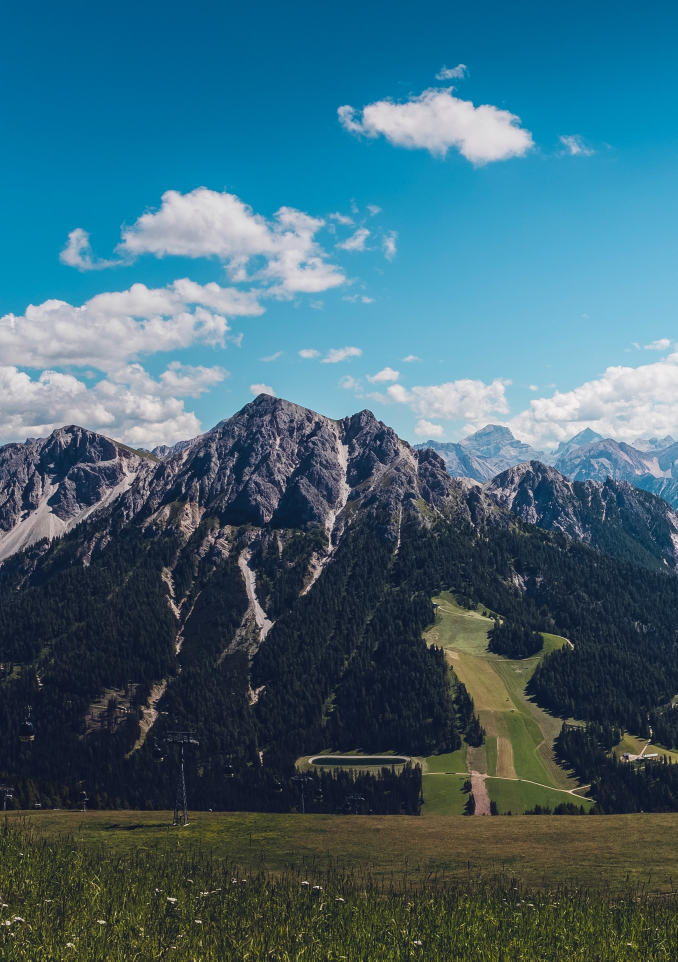
#> input picture test_panorama/panorama (2).jpg, 2032 x 2884 px (shown at 1/3 size)
$ python -i fuzzy_sfdsdfs.py   (imports and definitions only)
#> lines starting #> are read from the running program, lines starting #| are printed output that depends on the picture
import cv2
import numpy as np
import matplotlib.pyplot as plt


# In[12]:


# Gaussian Function:
def gaussian(x, mean, std):
    return np.exp(-0.5*np.square((x-mean)/std))

# Membership Functions:
def ExtremelyDark(x, M):
    return gaussian(x, -50, M/6)

def VeryDark(x, M):
    return gaussian(x, 0, M/6)

def Dark(x, M):
    return gaussian(x, M/2, M/6)

def SlightlyDark(x, M):
    return gaussian(x, 5*M/6, M/6)

def SlightlyBright(x, M):
    return gaussian(x, M+(255-M)/6, (255-M)/6)

def Bright(x, M):
    return gaussian(x, M+(255-M)/2, (255-M)/6)

def VeryBright(x, M):
    return gaussian(x, 255, (255-M)/6)

def ExtremelyBright(x, M):
    return gaussian(x, 305, (255-M)/6)


def output_fuzzy_set(x, f, M, thres):
    x = np.array(x)
    result = f(x, M)
    result[result > thres] = thres
    return result

def AggregateFuzzySets(fuzzy_sets):
    return np.max(np.stack(fuzzy_sets), axis=0)

def Infer(i, M, get_fuzzy_set=False):
    # Calculate degree of membership for each class
    VD = VeryDark(i, M)
    Da = Dark(i, M)
    SD = SlightlyDark(i, M)
    SB = SlightlyBright(i, M)
    Br = Bright(i, M)
    VB = VeryBright(i, M)

    # Fuzzy Inference:
    x = np.arange(-50, 306)
    Inferences = (
        output_fuzzy_set(x, ExtremelyDark, M, VD),
        output_fuzzy_set(x, VeryDark, M, Da),
        output_fuzzy_set(x, Dark, M, SD),
        output_fuzzy_set(x, Bright, M, SB),
        output_fuzzy_set(x, VeryBright, M, Br),
        output_fuzzy_set(x, ExtremelyBright, M, VB)
    )

    # Calculate AggregatedFuzzySet:
    fuzzy_output = AggregateFuzzySets(Inferences)

    # Calculate crisp value of centroid
    if get_fuzzy_set:
        return np.average(x, weights=fuzzy_output), fuzzy_output
    return np.average(x, weights=fuzzy_output)


# Proposed fuzzy method
def fuzzy_contrast_enhance(rgb_image):
    # Convert RGB to LAB
    lab = cv2.cvtColor(rgb_image, cv2.COLOR_RGB2LAB)
#> lab: shape (2884, 2032, 3); mean of channels 0, 1, 2 103.5, 123.4, 116.3

    # Get L channel
    l = lab[:, :, 0]
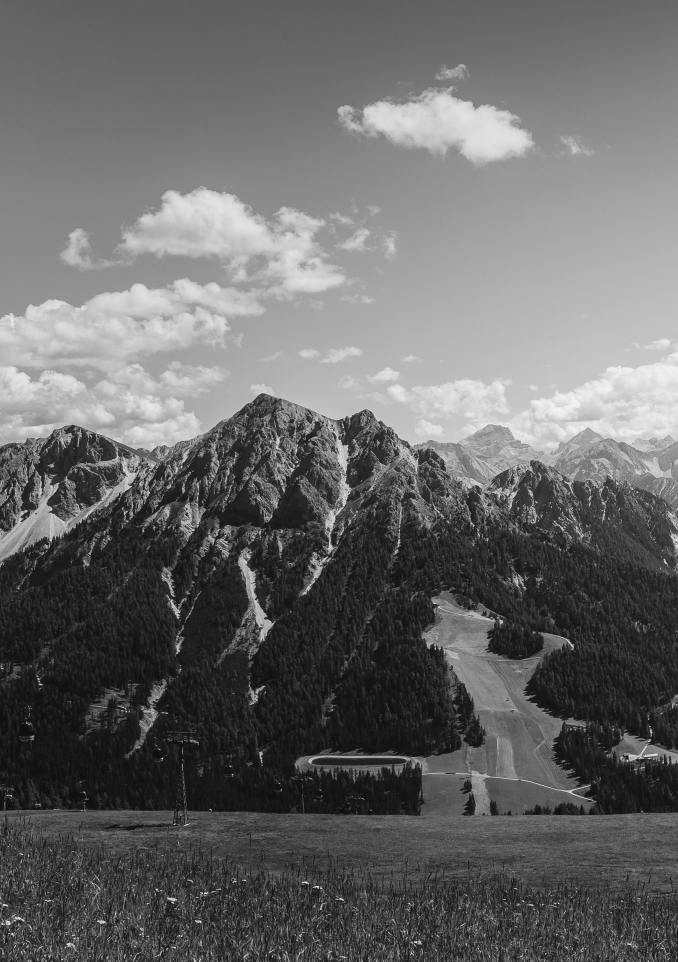
#> l: shape (2884, 2032) (shown at 1/3 size); min 1, max 254, mean 103.5

    # Calculate M value
    M = np.mean(l)
#> M = 103.5
    if M < 128:
        M = 127 - (127 - M)/2
#> M = 115.3
    else:
        M = 128 + M/2

    # Precompute the fuzzy transform
    x = list(range(-50,306))
    FuzzyTransform = dict(zip(x,[Infer(np.array([i]), M) for i in x]))
#> in Infer, `VD = VeryDark(i, M)`: VD = [0.0338]
#> in Infer, `Da = Dark(i, M)`: Da = [1.53e-07]
#> in Infer, `SD = SlightlyDark(i, M)`: SD = [2.81e-13]
#> in Infer, `SB = SlightlyBright(i, M)`: SB = [5.85e-15]
#> in Infer, `Br = Bright(i, M)`: Br = [7.35e-23]
#> in Infer, `VB = VeryBright(i, M)`: VB = [5.73e-38]
#> in output_fuzzy_set, `result = f(x, M)`: result = 356 values, max 1 at index 0, min 7.02e-75 at index 355, mean 0.069
#> in Infer, `fuzzy_output = AggregateFuzzySets(Inferences)`: fuzzy_output = 356 values, max 0.0338 at index 0, min 5.85e-15 at index 264, mean 0.00542
#> FuzzyTransform = 356 items

    # Apply the transform to l channel
    u, inv = np.unique(l, return_inverse = True)
#> u = 249 values from 1 to 254
    l = np.array([FuzzyTransform[i] for i in u])[inv].reshape(l.shape)
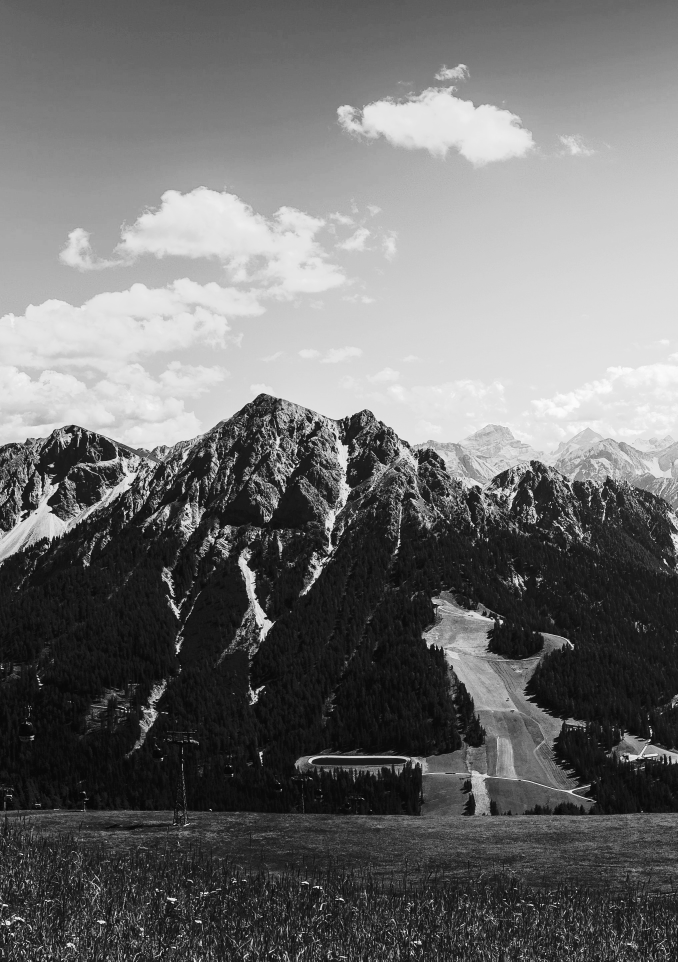
#> l: shape (2884, 2032) float64 (shown at 1/3 size); min -33.12, max 285, mean 105.5; drawn with min black and max white

    # Min-max scale the output L channel to fit (0, 255):
    Min = np.min(l)
#> Min = -33.12
    Max = np.max(l)
#> Max = 285
    lab[:, :, 0] = (l - Min)/(Max - Min) * 255
#> lab: shape (2884, 2032, 3); mean of channels 0, 1, 2 110.6, 123.4, 116.3

    # Convert LAB to RGB
    return cv2.cvtColor(lab, cv2.COLOR_LAB2RGB)
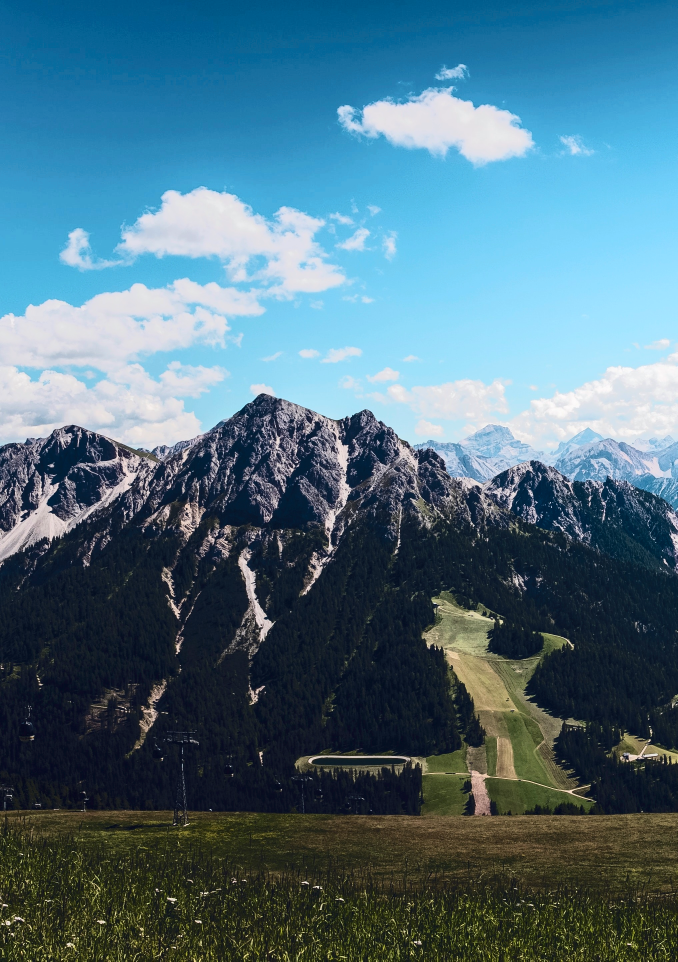
#> returned value: shape (2884, 2032, 3) (shown at 1/3 size); mean R, G, B 76.5, 110.9, 127

# Traditional method of histogram equalization
# [96 lines left out: functions HE, CLAHE, not called in this run]

>>> import cv2
>>> picture = cv2.cvtColor(cv2.imread('test_panorama/panorama (2).jpg'), cv2.COLOR_BGR2RGB)
>>> result = fuzzy_contrast_enhance(picture)

$ run again, on test_panorama/panorama (3).jpg
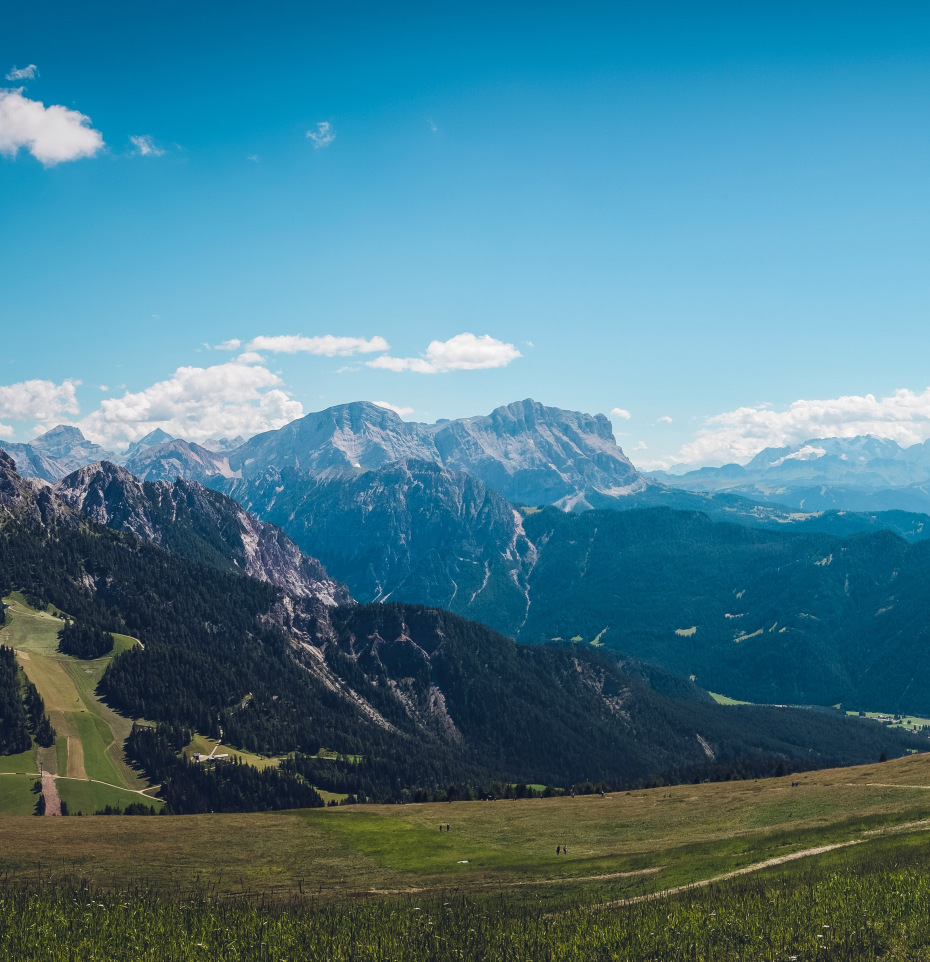
#> input picture test_panorama/panorama (3).jpg, 2789 x 2884 px (shown at 1/3 size)
#> in fuzzy_contrast_enhance, `M = np.mean(l)`: M = 123.9
#> in fuzzy_contrast_enhance, `M = 127 - (127 - M)/2`: M = 125.5
#> VD = [0.0573]
#> Da = [4.89e-07]
#> SD = [1.37e-12]
#> SB = [8.1e-19]
#> Br = [1.29e-27]
#> VB = [4.57e-44]
#> result = 356 values, max 1 at index 0, min 2.61e-63 at index 355, mean 0.075
#> fuzzy_output = 356 values, max 0.0573 at index 0, min 8.1e-19 at index 304, mean 0.00937
#> FuzzyTransform = 356 items
#> u = 247 values from 6 to 255
#> in fuzzy_contrast_enhance, `l = np.array([FuzzyTransform[i] for i in u])[inv].reshape(l.shape)`:
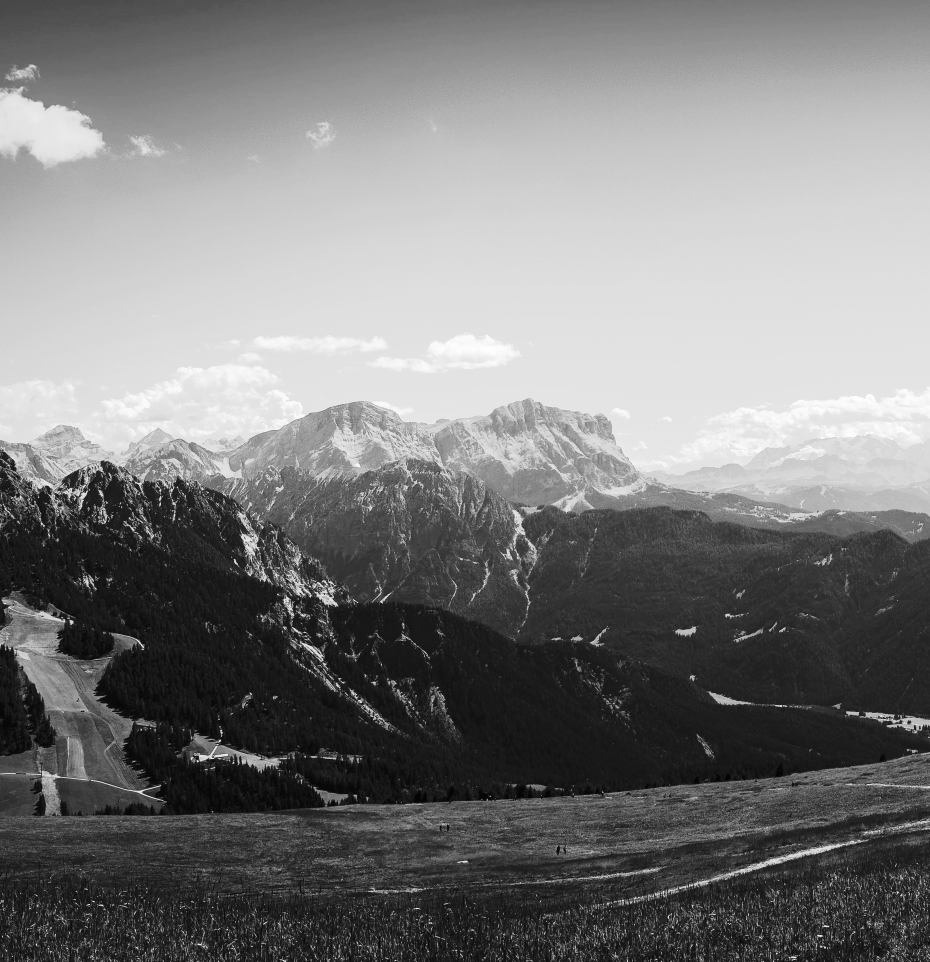
#> l: shape (2884, 2789) float64 (shown at 1/3 size); min -30.25, max 286.5, mean 124.9; drawn with min black and max white
#> Min = -30.25
#> Max = 286.5
#> in fuzzy_contrast_enhance, `return cv2.cvtColor(lab, cv2.COLOR_LAB2RGB)`:
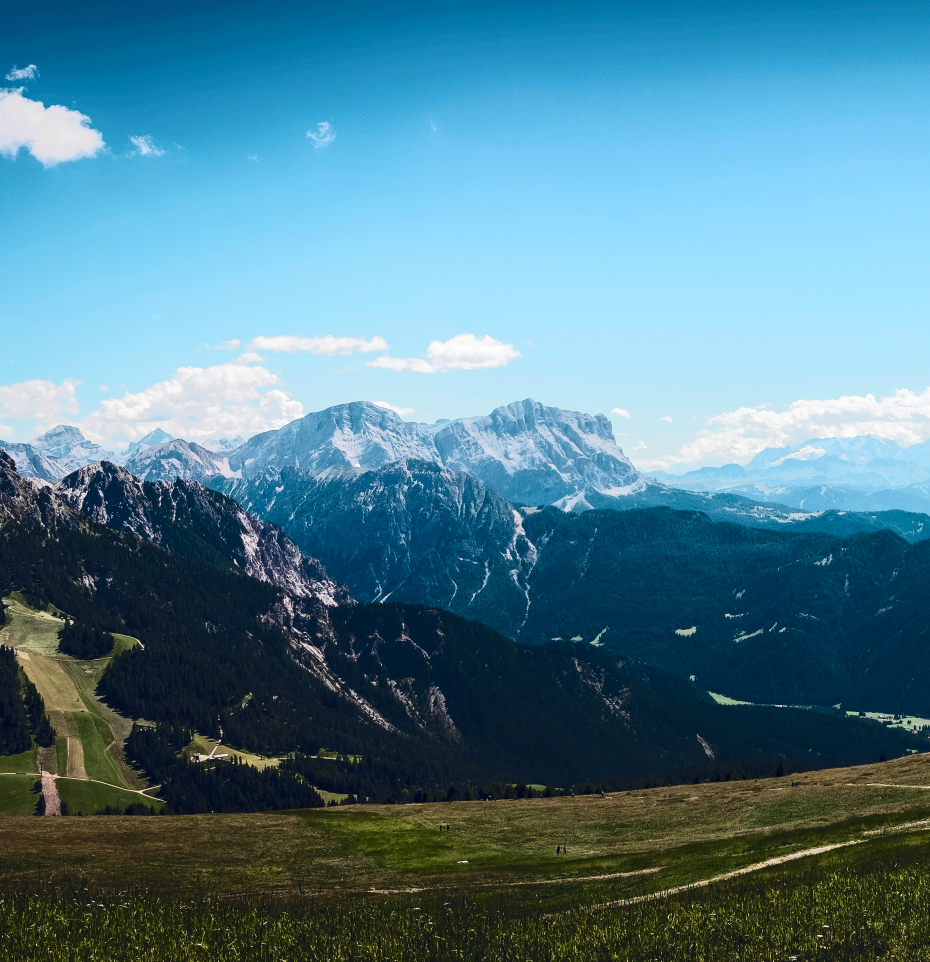
#> returned value: shape (2884, 2789, 3) (shown at 1/3 size); mean R, G, B 79.3, 126.1, 143.2

$ run again, on test_panorama/panorama (4).jpg
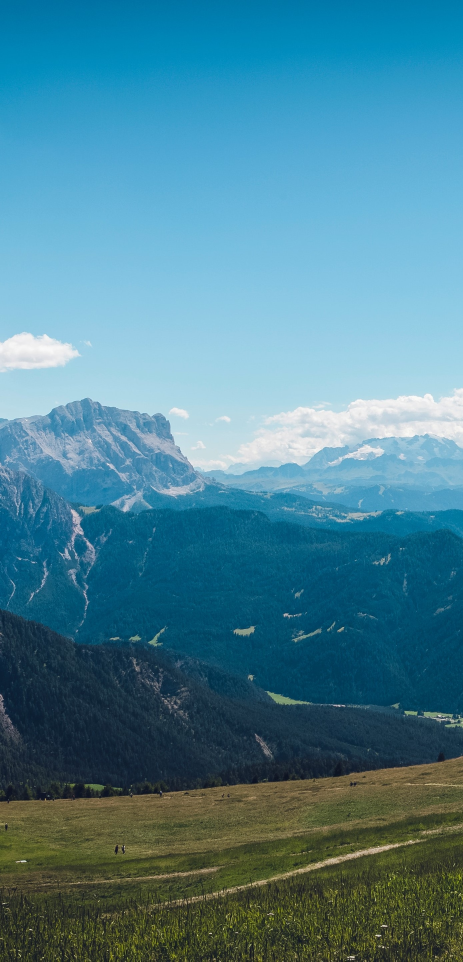
#> input picture test_panorama/panorama (4).jpg, 1389 x 2884 px (shown at 1/3 size)
#> in fuzzy_contrast_enhance, `M = np.mean(l)`: M = 129.3
#> in fuzzy_contrast_enhance, `M = 128 + M/2`: M = 192.7
#> VD = [0.298]
#> Da = [3.09e-05]
#> SD = [4.61e-10]
#> SB = [1.36e-129]
#> Br = [1.28e-151]
#> VB = [6.42e-188]
#> result = 356 values, max 1 at index 0, min 2.89e-27 at index 355, mean 0.114
#> fuzzy_output = 356 values, max 0.298 at index 0, min 4.61e-10 at index 261, mean 0.0557
#> FuzzyTransform = 356 items
#> u = 246 values from 6 to 255
#> in fuzzy_contrast_enhance, `l = np.array([FuzzyTransform[i] for i in u])[inv].reshape(l.shape)`:
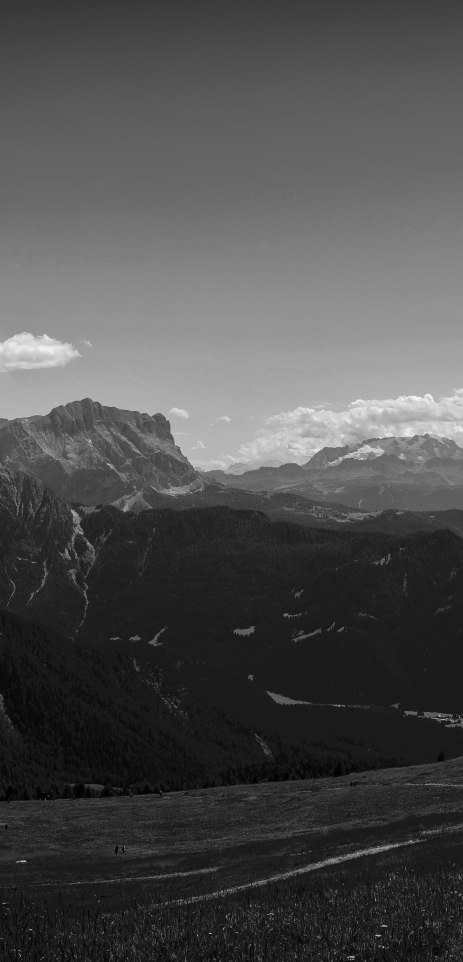
#> l: shape (2884, 1389) float64 (shown at 1/3 size); min -22.34, max 262.4, mean 65; drawn with min black and max white
#> Min = -22.34
#> Max = 262.4
#> in fuzzy_contrast_enhance, `return cv2.cvtColor(lab, cv2.COLOR_LAB2RGB)`:
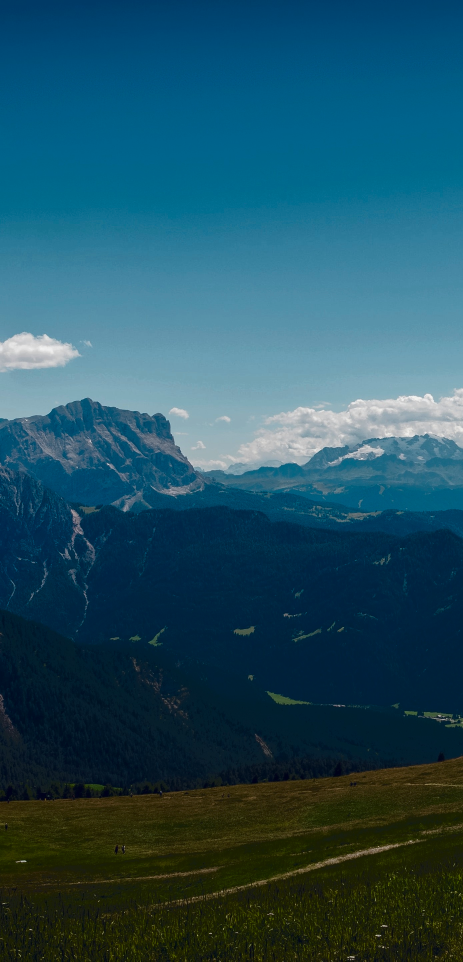
#> returned value: shape (2884, 1389, 3) (shown at 1/3 size); mean R, G, B 32.9, 79.5, 96.1
